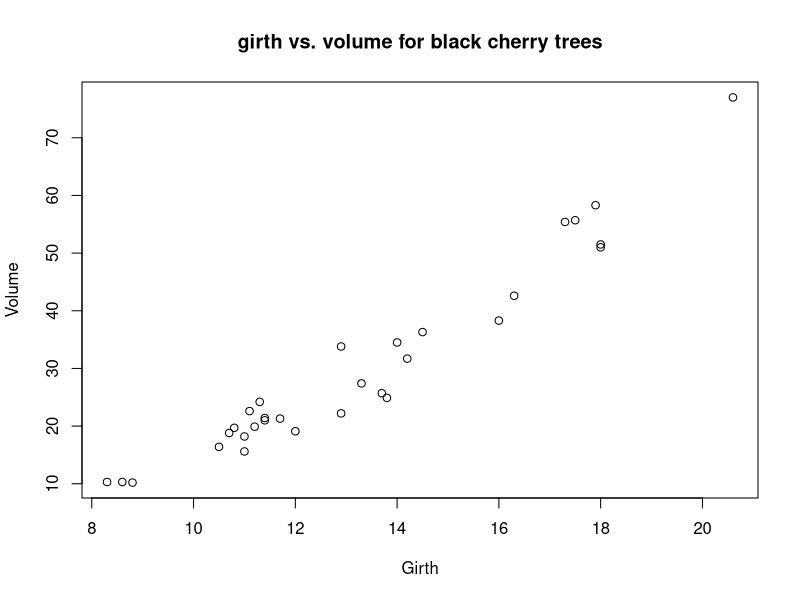
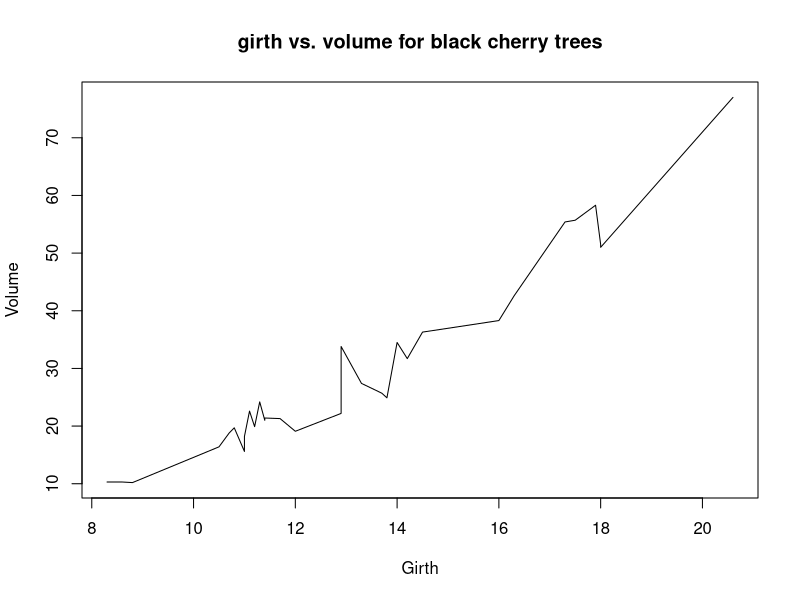
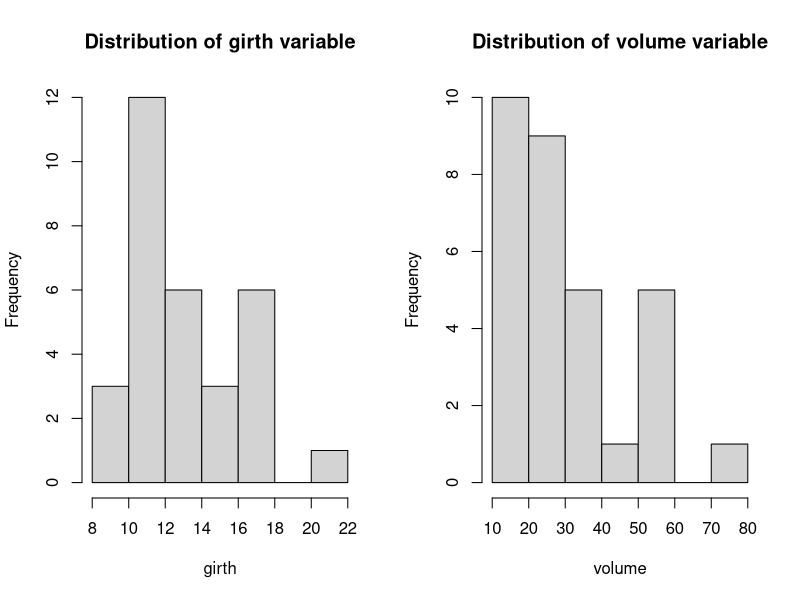
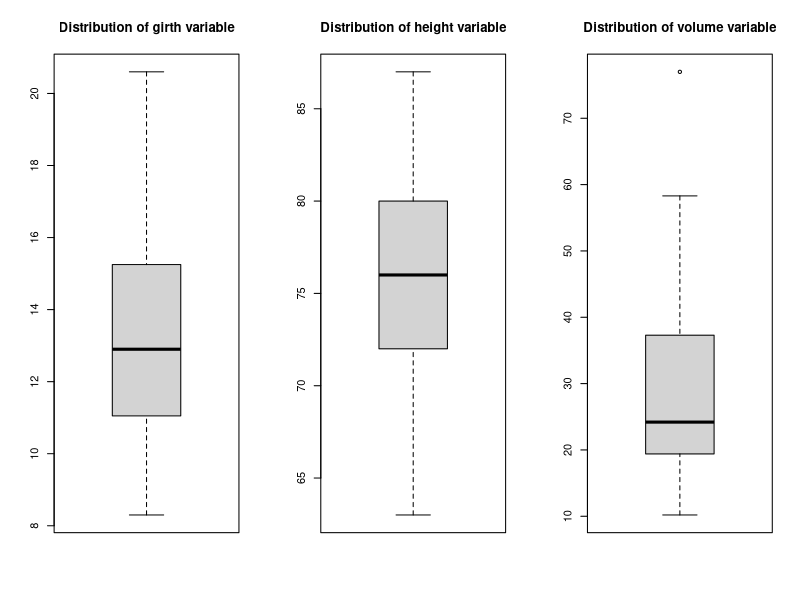
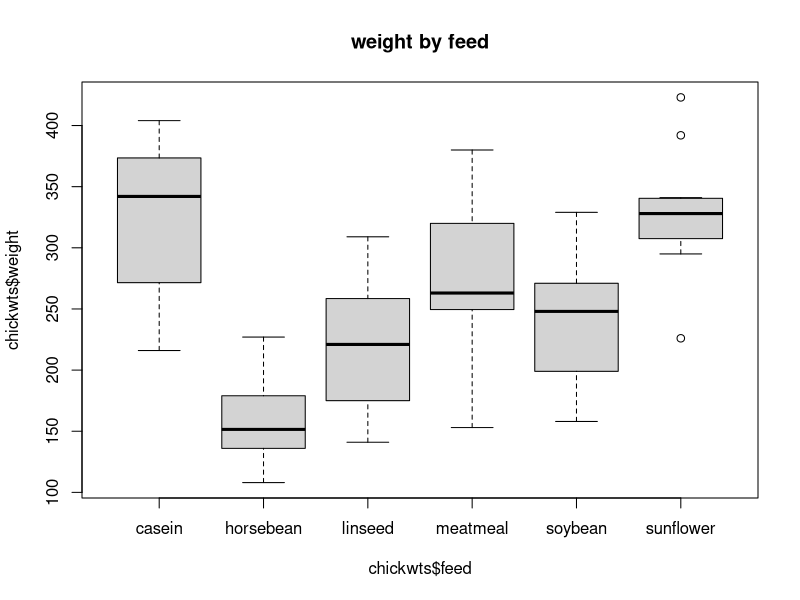
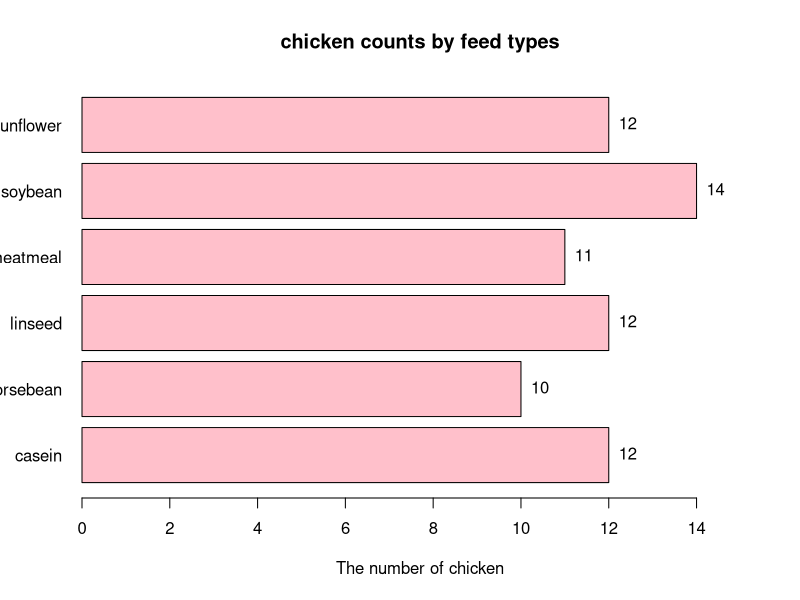

Write the R code that produced these figures, in order.
#Scatter diagram
plot(trees$Girth, trees$Volume, main = "girth vs. volume for black cherry trees", xlab = "Girth", ylab = "Volume")

#line diagram
plot(trees$Girth, trees$Volume, type = "l", main = "girth vs. volume for black cherry trees", xlab = "Girth", ylab = "Volume")

#histogram
par(mfrow = c(1,2))
hist(trees$Girth, main = "Distribution of girth variable", xlab = "girth")
hist(trees$Volume, main = "Distribution of volume variable", xlab = "volume")

#boxchart
par(mfrow = c(1,3))
boxplot(trees$Girth, main = "Distribution of girth variable")
boxplot(trees$Height, main = "Distribution of height variable")
boxplot(trees$Volume, main = "Distribution of volume variable")

par(mfrow = c(1,1))
boxplot(chickwts$weight ~ chickwts$feed, main = "weight by feed")

#barchart
x_lim <- c(0, 1.1*max(table(chickwts$feed)))
bar_plt <- barplot(table(chickwts$feed), main = "chicken counts by feed types", xlab = "The number of chicken", ylab = "", horiz = TRUE, las = 1, cex.names = 1, xlim = x_lim, col = "pink")
text(x = table(chickwts$feed),y = bar_plt, labels = table(chickwts$feed), pos = 4, cex = 1)

